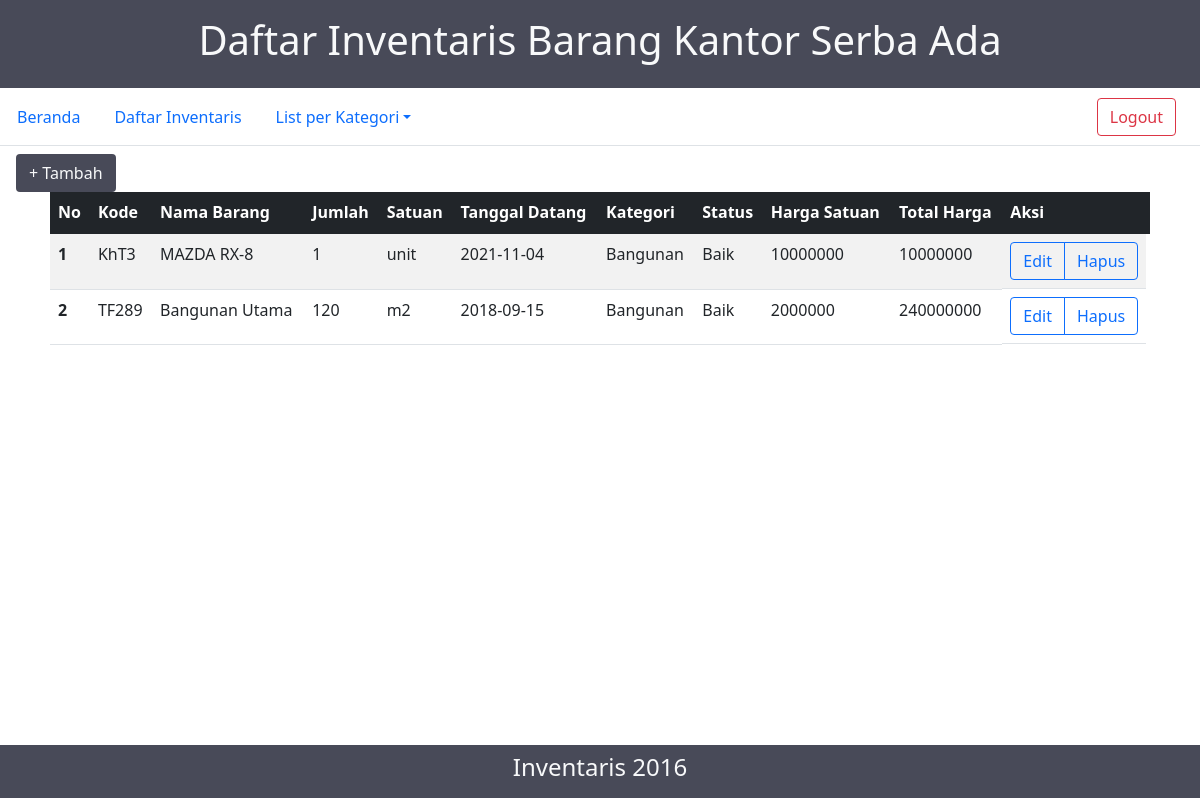
Screenshot of /responsi/session.php?halaman=bangunan (signed in) with the database file from the repository.
### tables this page shows
CREATE TABLE `inventaris` (
  `kode_barang` varchar(10) NOT NULL,
  `id` int(3) NOT NULL,
  `nama_barang` varchar(30) NOT NULL,
  `jumlah` int(11) NOT NULL,
  `satuan` varchar(15) NOT NULL,
  `tgl_datang` date NOT NULL,
  `kategori` varchar(20) NOT NULL,
  `status_barang` varchar(20) NOT NULL,
  `harga` int(20) NOT NULL
);

### responsi/Bangunan.php (the view)
<?php
    include "connection.php";
    $query = "SELECT * FROM inventaris WHERE kategori = 'Bangunan'";
    $execute = mysqli_query($connect,$query);
?>
<div class="" style="width: 100vw;">
<table class="table table-striped mx-auto" style="max-width: 1100px;">
  <thead class="table-dark">
    <tr>
      <th scope="col">No</th>
      <th scope="col">Kode</th>
      <th scope="col">Nama Barang</th>
      <th scope="col">Jumlah</th>
      <th scope="col">Satuan</th>
      <th scope="col">Tanggal Datang</th>
      <th scope="col">Kategori</th>
      <th scope="col">Status</th>
      <th scope="col">Harga Satuan</th>
      <th scope="col">Total Harga</th>
      <th scope="col">Aksi</th>
    </tr>
  </thead>
  <tbody>
    <?php
        $i = 1;
        while($row = mysqli_fetch_object($execute)){
    ?>
    <tr>
      <th scope="row"><?=$i?></th>
      <td><?=$row->kode_barang?></td>
      <td><?=$row->nama_barang?></td>
      <td><?=$row->jumlah?></td>
      <td><?=$row->satuan?></td>
      <td><?=$row->tgl_datang?></td>
      <td><?=$row->kategori?></td>
      <td><?=$row->status_barang?></td>
      <td><?=$row->harga?></td>
      <td><?=$row->harga * $row->jumlah?></td>
      <td class="btn-group" role="group" aria-label="Basic outlined example">
        <button type="button" class="btn btn-outline-primary">Edit</button>
        <button type="button" class="btn btn-outline-primary">Hapus</button>
      </td>
    </tr>
    <?php
        $i++;
        }
    ?>
  </tbody>
</table>
</div>

### rows the page displays
inventaris: kode_barang "KhT3", nama_barang "MAZDA RX-8", jumlah "1", satuan "unit", tgl_datang "2021-11-04", kategori "Bangunan", status_barang "Baik", harga "10000000", $row->harga*$row->jumlah "10000000"
inventaris: kode_barang "TF289", nama_barang "Bangunan Utama", jumlah "120", satuan "m2", tgl_datang "2018-09-15", kategori "Bangunan", status_barang "Baik", harga "2000000", $row->harga * $row->jumlah "240000000"
